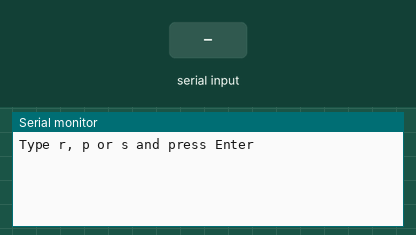
The sketch below on a simulated Arduino Uno, built with avr-gcc and run on an emulated ATmega328P. Parts: the last lines printed to the serial monitor. Inputs (shaded band) come from the test bench. Random numbers use the default seed unless the sketch sets one.

Above: at 3.2 s.
3.3 s: "r\n" received over Serial
At 4.5 s:
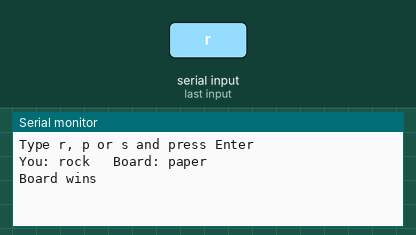
4.8 s: "p\n" received over Serial
At 5.8 s:
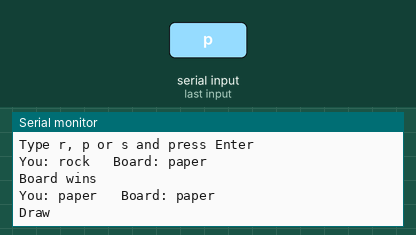
6.3 s: "s\n" received over Serial
At 7.0 s:
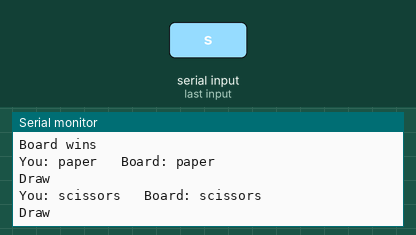
7.8 s: "1\n" received over Serial
At 9.0 s:
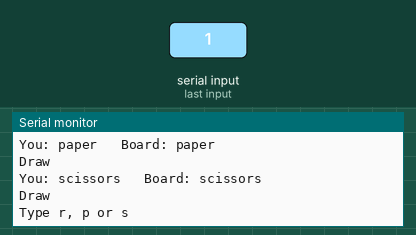
9.3 s: "r\n" received over Serial
At 10.4 s:
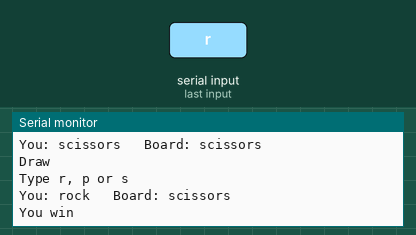
10.8 s: "s\n" received over Serial
At 11.6 s:
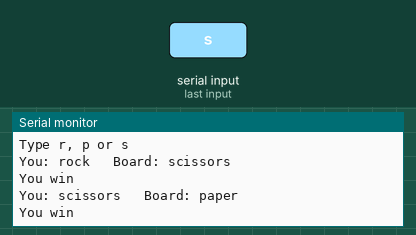

Measured:
- after the input at 3.3 s, the serial monitor: prints a new line at once (image 1)
- after the input at 4.8 s, the serial monitor: prints a new line at once (image 2)
- after the input at 6.3 s, the serial monitor: prints a new line at once (image 3)
- after the input at 7.8 s, the serial monitor: prints a new line at once (image 4)
- after the input at 9.3 s, the serial monitor: prints a new line at once (image 5)
- after the input at 10.8 s, the serial monitor: prints a new line at once (image 6)

The sketch:

extra_02_rock_paper_scissors.ino
```cpp
String names[] = {"rock", "paper", "scissors"};

void setup() {
  Serial.begin(115200);
  delay(2000);
  Serial.println("Type r, p or s and press Enter");
}

void loop() {
  if (Serial.available()) {
    String input = Serial.readStringUntil('\n');
    input.trim();
    int you = -1;
    if (input == "r") you = 0;
    else if (input == "p") you = 1;
    else if (input == "s") you = 2;
    if (you == -1) {
      Serial.println("Type r, p or s");
      return;
    }
    int board = random(0, 3);
    Serial.println("You: " + names[you] + "   Board: " + names[board]);
    if (you == board) {
      Serial.println("Draw");
    } else if ((you + 1) % 3 == board) {
      Serial.println("Board wins");
    } else {
      Serial.println("You win");
    }
  }
}
```
